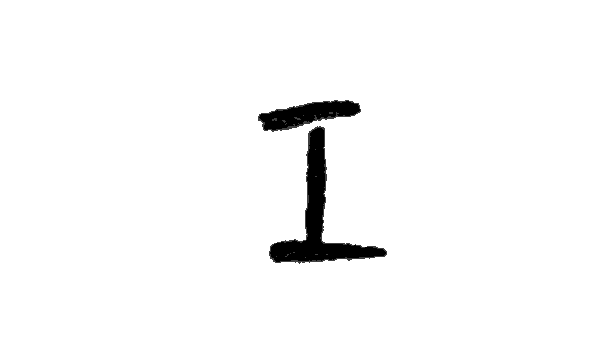
#> input picture datacentric_competition_v2/original_data/train/i/abee63ca-ce5d-11eb-b317-38f9d35ea60f.png, 599 x 357 px, found by its file name; its folder holds only this picture in this run
$ python various_effects.py
#> lines starting #> are read from the running program, lines starting #| are printed output that depends on the picture
import os
import re
from glob import glob
import matplotlib.pyplot as plt
import numpy as np
import matplotlib
from PIL import Image, ImageOps

digit = 'i'
original_parent_dir = f"D:/datacentric_competition_v2/original_data/train/{digit}"
original_png_list = os.listdir(original_parent_dir)

sample = original_png_list[0]
sample_path = os.path.join(original_parent_dir, sample)
img = Image.open(sample_path)
#> img is the input picture: PIL image 599x357 L; min 0, max 255, mean 248.3

fig, axes = plt.subplots(1, 2)
axes[0].imshow(img, cmap='gray')

# img_aug = ImageOps.scale(img, 0.5)
img_array = np.array(img)
# img_array_ = np.ones((2 * img_array.shape[0], 2 * img_array.shape[1])) * 255
# random_row_start = np.random.randint(img_array.shape[0])
# random_col_start = np.random.randint(img_array.shape[1])
# img_array_[
#     random_row_start: random_row_start + img_array.shape[0],
#     random_col_start: random_col_start + img_array.shape[1]] = img_array

# add dot lines to image
img_array[::20, ::] = 0
img_array[:, ::20] = 0
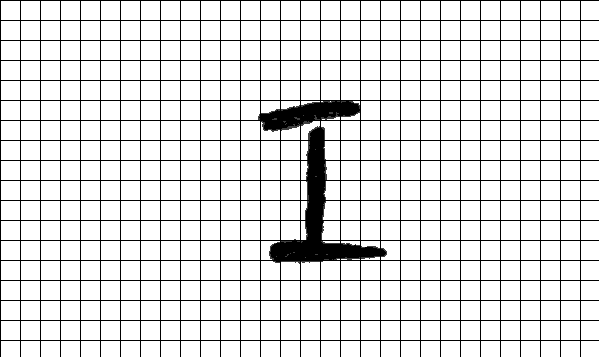
#> img_array: shape (357, 599); min 0, max 255, mean 223.9


axes[1].imshow(img_array, cmap='gray')
plt.show()
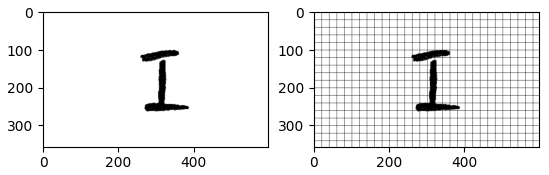
#> figure drawn by matplotlib, 2 panels

$ run again, on datacentric_competition_v2/original_data/train/i/abf2ccbc-ce5d-11eb-b317-38f9d35ea60f.png
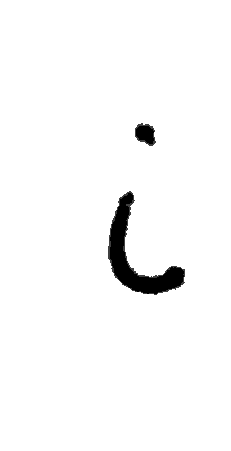
#> input picture datacentric_competition_v2/original_data/train/i/abf2ccbc-ce5d-11eb-b317-38f9d35ea60f.png, 231 x 451 px, found by its file name
#> img is the input picture: PIL image 231x451 L; min 0, max 255, mean 248.3
#> `img_array[:, ::20] = 0`:
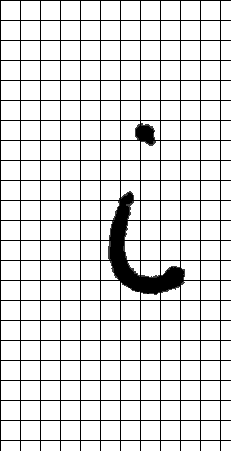
#> img_array: shape (451, 231); min 0, max 255, mean 223.4
#> `plt.show()`:
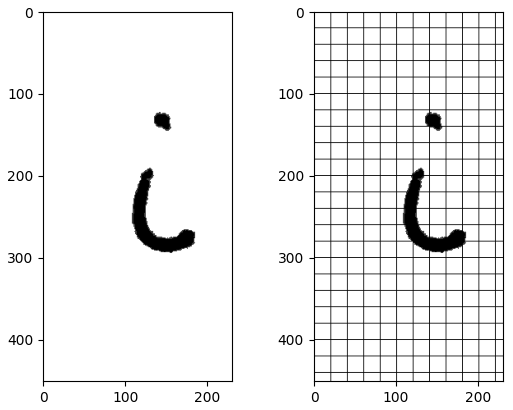
#> figure drawn by matplotlib, 2 panels
